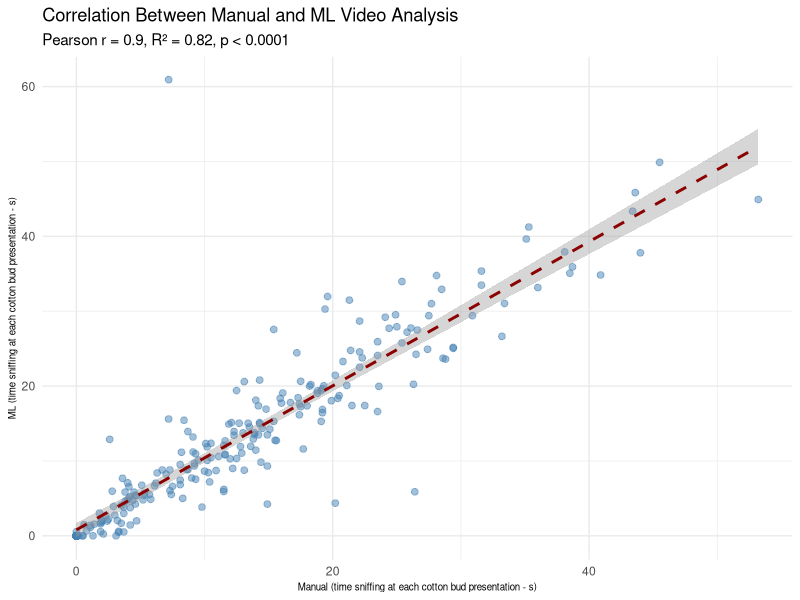
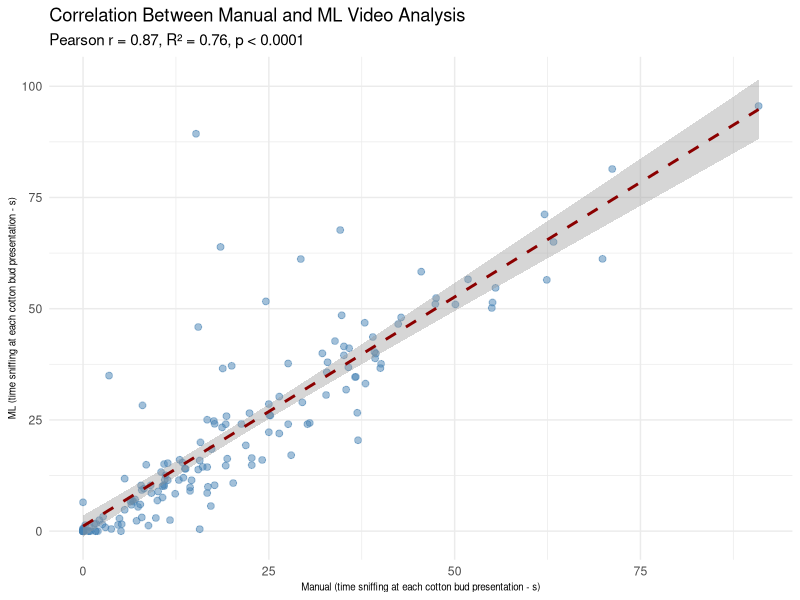
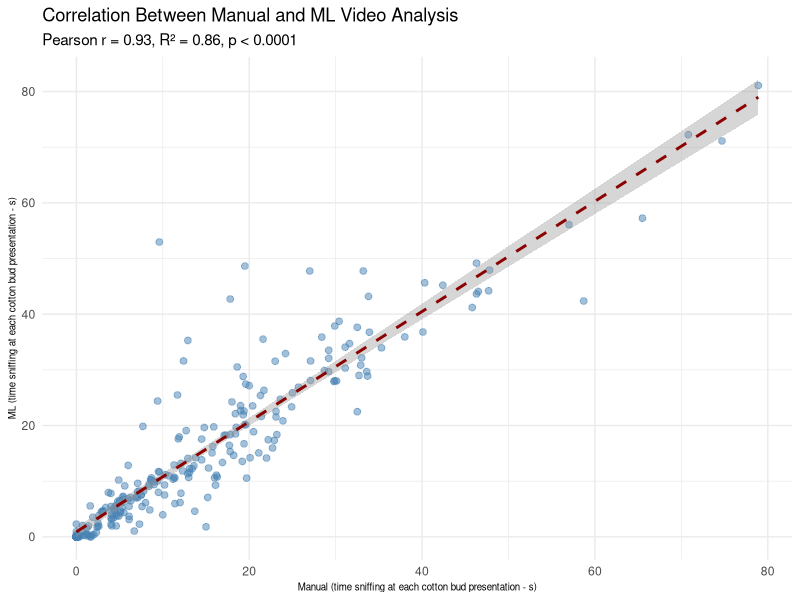
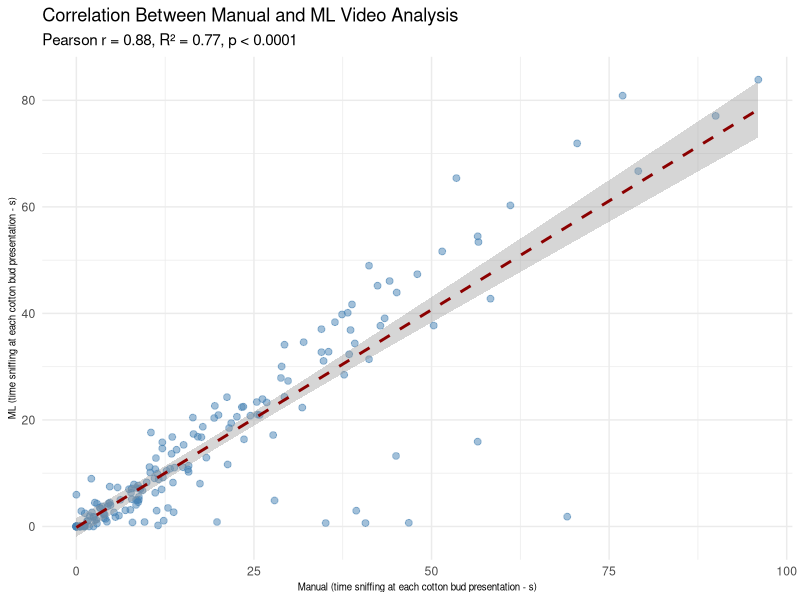

Here is the R script that generated these plots, in order:
## ---- chunk 1
# Load required library
library(ggplot2)
setwd("~/Downloads/ML-analysis-olfaction/Figure3/")

# 1. Read the CSV file (replace with your actual file path)
data <- read.csv("c9_young_tb_correl_3.csv")

# 3. Correlation test between column 'a' and 'b'
cor_result <- cor.test(data$Manual, data$ML, method = "pearson")
# Compute R-squared
r2_value <- cor_result$estimate^2
p <- cor_result$p.value

p_text <- if (p < 0.0001) {
  "p < 0.0001"
} else if (p < 0.001) {
  "p < 0.001"
} else if (p < 0.01) {
  "p < 0.01"
} else if (p < 0.05) {
  "p < 0.05"
} else {
  paste0("p = ", signif(p, 3))
}

# Show result
cat("r =", round(cor_result$estimate, 3), ",", p_text)

# Create plot
pcorrelation <- ggplot(data, aes(x = Manual, y = ML)) +
  geom_point(color = "steelblue", size = 2, alpha = 0.5) +
  geom_smooth(method = "lm", se = TRUE, color = "darkred", linetype = "dashed") +
  theme_minimal() +
  theme(
    axis.title.x = element_text(size = 7),
    axis.title.y = element_text(size = 7)
  ) +
  labs(
    title = "Correlation Between Manual and ML Video Analysis",
    subtitle = paste0(
      "Pearson r = ", round(cor_result$estimate, 2),
      ", R² = ", round(r2_value, 2),
       ", ", p_text
    ),
    x = "Manual (time sniffing at each cotton bud presentation - s)",
    y = "ML (time sniffing at each cotton bud presentation - s)"
  )

       
ggsave("tb_c9_young_correl_corr_labels_3_r2.tiff", plot = pcorrelation, width = 5, height = 3, dpi = 600)  # Adjust width, height, and dpi as needed and save the image in the folder where the code file is

## ---- chunk 2
# 1. Read the CSV file (replace with your actual file path)
data <- read.csv("c9_old_tb_correl_3.csv")

# 3. Correlation test between column 'a' and 'b'
cor_result <- cor.test(data$Manual, data$ML, method = "pearson")
# Compute R-squared
r2_value <- cor_result$estimate^2
p <- cor_result$p.value

p_text <- if (p < 0.0001) {
  "p < 0.0001"
} else if (p < 0.001) {
  "p < 0.001"
} else if (p < 0.01) {
  "p < 0.01"
} else if (p < 0.05) {
  "p < 0.05"
} else {
  paste0("p = ", signif(p, 3))
}

# Show result
cat("r =", round(cor_result$estimate, 3), ",", p_text)

# Create plot
pcorrelation <- ggplot(data, aes(x = Manual, y = ML)) +
  geom_point(color = "steelblue", size = 2, alpha = 0.5) +
  geom_smooth(method = "lm", se = TRUE, color = "darkred", linetype = "dashed") +
  theme_minimal() +
  theme(
    axis.title.x = element_text(size = 7),
    axis.title.y = element_text(size = 7)
  ) +
  labs(
    title = "Correlation Between Manual and ML Video Analysis",
    subtitle = paste0(
      "Pearson r = ", round(cor_result$estimate, 2),
      ", R² = ", round(r2_value, 2),
       ", ", p_text
    ),
    x = "Manual (time sniffing at each cotton bud presentation - s)",
    y = "ML (time sniffing at each cotton bud presentation - s)"
  )

       
ggsave("tb_c9_old_correl_corr_labels_3_r2.tiff", plot = pcorrelation, width = 5, height = 3, dpi = 600)  # Adjust width, height, and dpi as needed and save the image in the folder where the code file is
## ---- chunk 3
# 1. Read the CSV file (replace with your actual file path)
data <- read.csv("tdp_young_tb_correl_3.csv")

# 3. Correlation test between column 'a' and 'b'
cor_result <- cor.test(data$Manual, data$ML, method = "pearson")
# Compute R-squared
r2_value <- cor_result$estimate^2
p <- cor_result$p.value

p_text <- if (p < 0.0001) {
  "p < 0.0001"
} else if (p < 0.001) {
  "p < 0.001"
} else if (p < 0.01) {
  "p < 0.01"
} else if (p < 0.05) {
  "p < 0.05"
} else {
  paste0("p = ", signif(p, 3))
}

# Show result
cat("r =", round(cor_result$estimate, 3), ",", p_text)

# Create plot
pcorrelation <- ggplot(data, aes(x = Manual, y = ML)) +
  geom_point(color = "steelblue", size = 2, alpha = 0.5) +
  geom_smooth(method = "lm", se = TRUE, color = "darkred", linetype = "dashed") +
  theme_minimal() +
  theme(
    axis.title.x = element_text(size = 7),
    axis.title.y = element_text(size = 7)
  ) +
  labs(
    title = "Correlation Between Manual and ML Video Analysis",
    subtitle = paste0(
      "Pearson r = ", round(cor_result$estimate, 2),
      ", R² = ", round(r2_value, 2),
       ", ", p_text
    ),
    x = "Manual (time sniffing at each cotton bud presentation - s)",
    y = "ML (time sniffing at each cotton bud presentation - s)"
  )

       
ggsave("tb_tdp_young_correl_corr_labels_3_r2.tiff", plot = pcorrelation, width = 5, height = 3, dpi = 600)  # Adjust width, height, and dpi as needed and save the image in the folder where the code file is


## ---- chunk 4


# 1. Read the CSV file (replace with your actual file path)
data <- read.csv("tdp_old_tb_correl_3.csv")

# 3. Correlation test between column 'a' and 'b'
cor_result <- cor.test(data$Manual, data$ML, method = "pearson")
# Compute R-squared
r2_value <- cor_result$estimate^2
p <- cor_result$p.value

p_text <- if (p < 0.0001) {
  "p < 0.0001"
} else if (p < 0.001) {
  "p < 0.001"
} else if (p < 0.01) {
  "p < 0.01"
} else if (p < 0.05) {
  "p < 0.05"
} else {
  paste0("p = ", signif(p, 3))
}

# Show result
cat("r =", round(cor_result$estimate, 3), ",", p_text)

# Create plot
pcorrelation <- ggplot(data, aes(x = Manual, y = ML)) +
  geom_point(color = "steelblue", size = 2, alpha = 0.5) +
  geom_smooth(method = "lm", se = TRUE, color = "darkred", linetype = "dashed") +
  theme_minimal() +
  theme(
    axis.title.x = element_text(size = 7),
    axis.title.y = element_text(size = 7)
  ) +
  labs(
    title = "Correlation Between Manual and ML Video Analysis",
    subtitle = paste0(
      "Pearson r = ", round(cor_result$estimate, 2),
      ", R² = ", round(r2_value, 2),
       ", ", p_text
    ),
    x = "Manual (time sniffing at each cotton bud presentation - s)",
    y = "ML (time sniffing at each cotton bud presentation - s)"
  )

       
ggsave("tb_tdp_old_correl_corr_labels_3_r2.tiff", plot = pcorrelation, width = 5, height = 3, dpi = 600)  # Adjust width, height, and dpi as needed and save the image in the folder where the code file is


